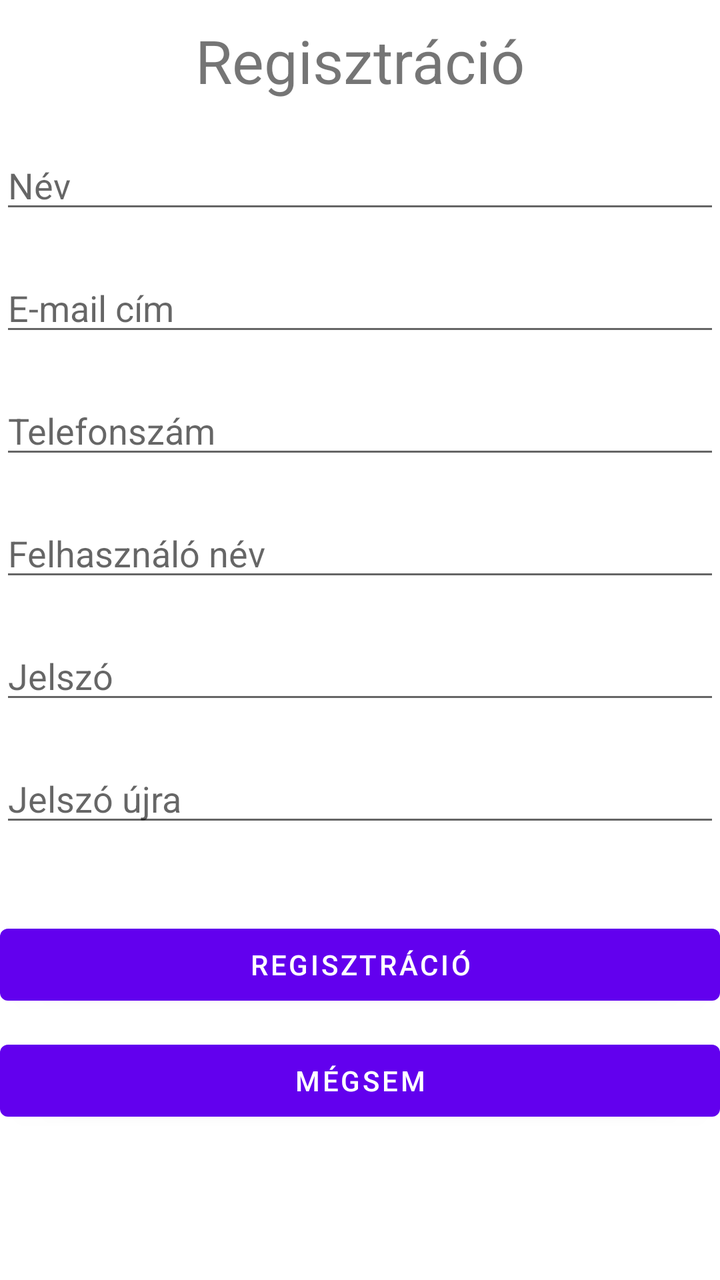
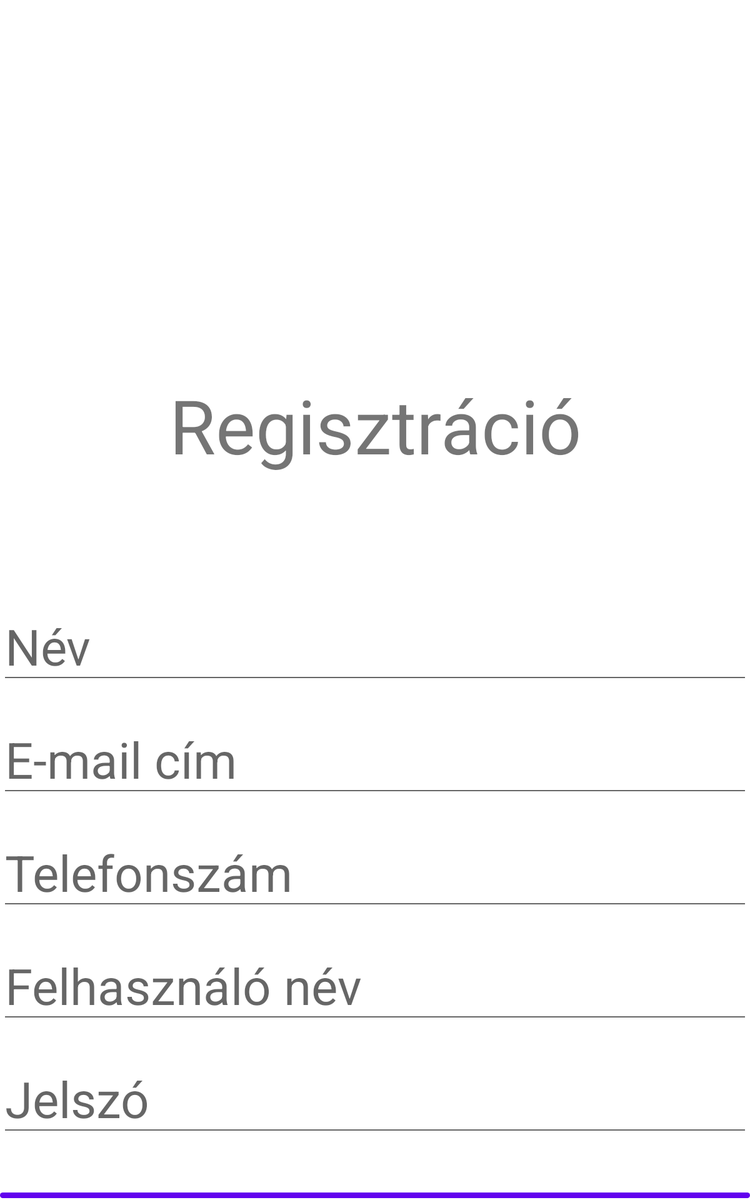

Compare how this app lays out the same screen by default and in its alternative resource folder. The renders come first, then the two layout files and the values they reference.
<!-- AndroidManifest.xml: application theme Theme.MyApplication -->
<!-- res/layout/activity_register.xml -->
<?xml version="1.0" encoding="utf-8"?>
<LinearLayout xmlns:android="http://schemas.android.com/apk/res/android"
    xmlns:app="http://schemas.android.com/apk/res-auto"
    android:layout_width="match_parent"
    android:layout_height="match_parent"
    xmlns:tools="http://schemas.android.com/tools"
    android:background="@drawable/gelbg"
    android:orientation="vertical">

    <TextView
        android:id="@+id/registration"
        android:layout_width="match_parent"
        android:layout_height="wrap_content"
        android:layout_marginTop="10dp"
        android:text="Regisztráció"
        android:textAlignment="center"
        android:textSize="30dp" />

    <EditText
        android:id="@+id/editTextNameRegister"
        android:layout_width="match_parent"
        android:layout_height="wrap_content"
        android:ems="10"
        android:layout_marginTop="20dp"
        android:hint="@string/name"
        android:inputType="text"
        tools:layout_editor_absoluteX="16dp" />

    <EditText
        android:id="@+id/editTextEmailAddress"
        android:layout_width="match_parent"
        android:layout_height="wrap_content"
        android:ems="10"
        android:layout_marginTop="20dp"
        android:hint="@string/e_mail_address"
        android:inputType="textEmailAddress"
        tools:layout_editor_absoluteX="16dp" />

    <EditText
        android:id="@+id/editTextPhoneNumber"
        android:layout_width="match_parent"
        android:layout_height="wrap_content"
        android:ems="10"
        android:layout_marginTop="20dp"
        android:hint="@string/phone_number"
        android:inputType="phone"
        tools:layout_editor_absoluteX="16dp" />

    <EditText
        android:id="@+id/editUserNameRegister"
        android:layout_width="match_parent"
        android:layout_height="wrap_content"
        android:ems="10"
        android:layout_marginTop="20dp"
        android:hint="@string/user_name"
        android:inputType="text"
        tools:layout_editor_absoluteX="16dp" />

    <EditText
        android:id="@+id/editTextPasswordRegister"
        android:layout_width="match_parent"
        android:layout_height="wrap_content"
        android:ems="10"
        android:layout_marginTop="20dp"
        android:hint="@string/password"
        android:inputType="textPassword"
        tools:layout_editor_absoluteX="16dp" />
    <EditText
        android:id="@+id/editTextPasswordRepeat"
        android:layout_width="match_parent"
        android:layout_height="wrap_content"
        android:ems="10"
        android:layout_marginTop="20dp"
        android:hint="@string/password_again"
        android:inputType="textPassword"
        tools:layout_editor_absoluteX="16dp" />

    <Button
        android:id="@+id/Register"
        android:layout_width="match_parent"
        android:layout_height="wrap_content"
        android:onClick="Registration"
        android:layout_marginTop="40dp"
        android:text="@string/register" />

    <Button
        android:id="@+id/Cancel"
        android:layout_width="match_parent"
        android:layout_height="wrap_content"
        android:onClick="Cancel"
        android:layout_marginTop="10dp"
        android:text="@string/cancel" />


</LinearLayout>
<!-- resources referenced by this layout -->
<resources>
  <string name="cancel">Mégsem</string>
  <string name="e_mail_address">E-mail cím</string>
  <string name="name">Név</string>
  <string name="password">Jelszó</string>
  <string name="password_again">Jelszó újra</string>
  <string name="phone_number">Telefonszám</string>
  <string name="register">Regisztráció</string>
  <string name="user_name">Felhasználó név</string>
  <style name="Theme.MyApplication" parent="Theme.MaterialComponents.DayNight.DarkActionBar">
          
          <item name="colorPrimary">@color/purple_500</item>
          <item name="colorPrimaryVariant">@color/purple_700</item>
          <item name="colorOnPrimary">@color/white</item>
          
          <item name="colorSecondary">@color/teal_200</item>
          <item name="colorSecondaryVariant">@color/teal_700</item>
          <item name="colorOnSecondary">@color/black</item>
          
          <item name="android:statusBarColor" tools:targetApi="l">?attr/colorPrimaryVariant</item>
          
          <item name="android:windowActivityTransitions">true</item>
          <item name="android:windowEnterTransition">@transition/transition_activities</item>
          <item name="android:windowExitTransition">@transition/transition_activities</item>
      </style>
  <color name="purple_500">#FF6200EE</color>
  <color name="purple_700">#FF3700B3</color>
  <color name="white">#FFFFFFFF</color>
  <color name="teal_200">#FF03DAC5</color>
  <color name="teal_700">#FF018786</color>
  <color name="black">#FF000000</color>
</resources>
<!-- res/layout-sw600dp/activity_register.xml (the repository's variant of the layout above) -->
<!-- drawn on a 7-inch tablet held upright -->
<?xml version="1.0" encoding="utf-8"?>
<LinearLayout xmlns:android="http://schemas.android.com/apk/res/android"
    xmlns:app="http://schemas.android.com/apk/res-auto"
    android:layout_width="match_parent"
    android:layout_height="match_parent"
    xmlns:tools="http://schemas.android.com/tools"
    android:background="@drawable/gelbg"
    android:orientation="vertical">

    <TextView
        android:id="@+id/registration"
        android:layout_width="match_parent"
        android:layout_height="wrap_content"
        android:layout_marginTop="300dp"
        android:text="Regisztráció"
        android:textAlignment="center"
        android:textSize="60dp" />

    <EditText
        android:id="@+id/editTextNameRegister"
        android:layout_width="match_parent"
        android:layout_height="wrap_content"
        android:ems="30"
        android:textSize="40dp"
        android:layout_marginTop="100dp"
        android:hint="@string/name"
        android:inputType="text"
        tools:layout_editor_absoluteX="16dp" />

    <EditText
        android:id="@+id/editTextEmailAddress"
        android:layout_width="match_parent"
        android:layout_height="wrap_content"
        android:ems="10"
        android:textSize="40dp"
        android:layout_marginTop="20dp"
        android:hint="@string/e_mail_address"
        android:inputType="textEmailAddress"
        tools:layout_editor_absoluteX="16dp" />

    <EditText
        android:id="@+id/editTextPhoneNumber"
        android:layout_width="match_parent"
        android:layout_height="wrap_content"
        android:ems="10"
        android:textSize="40dp"
        android:layout_marginTop="20dp"
        android:hint="@string/phone_number"
        android:inputType="phone"
        tools:layout_editor_absoluteX="16dp" />

    <EditText
        android:id="@+id/editUserNameRegister"
        android:layout_width="match_parent"
        android:layout_height="wrap_content"
        android:ems="10"
        android:textSize="40dp"
        android:layout_marginTop="20dp"
        android:hint="@string/user_name"
        android:inputType="text"
        tools:layout_editor_absoluteX="16dp" />

    <EditText
        android:id="@+id/editTextPasswordRegister"
        android:layout_width="match_parent"
        android:layout_height="wrap_content"
        android:ems="10"
        android:textSize="40dp"
        android:layout_marginTop="20dp"
        android:hint="@string/password"
        android:inputType="textPassword"
        tools:layout_editor_absoluteX="16dp" />

    <Button
        android:id="@+id/Register"
        android:layout_width="match_parent"
        android:layout_height="wrap_content"
        android:onClick="Registration"
        android:textSize="40dp"
        android:layout_marginTop="40dp"
        android:text="@string/register" />

    <Button
        android:id="@+id/Cancel"
        android:layout_width="match_parent"
        android:layout_height="wrap_content"
        android:onClick="Cancel"
        android:textSize="40dp"
        android:layout_marginTop="40dp"
        android:text="@string/cancel" />


</LinearLayout>
<!-- resources referenced by the variant -->
<!-- as a 7-inch tablet held upright resolves them -->
<resources>
  <string name="cancel">Mégsem</string>
  <string name="e_mail_address">E-mail cím</string>
  <string name="name">Név</string>
  <string name="password">Jelszó</string>
  <string name="phone_number">Telefonszám</string>
  <string name="register">Regisztráció</string>
  <string name="user_name">Felhasználó név</string>
  <style name="Theme.MyApplication" parent="Theme.MaterialComponents.DayNight.DarkActionBar">
          
          <item name="colorPrimary">@color/purple_500</item>
          <item name="colorPrimaryVariant">@color/purple_700</item>
          <item name="colorOnPrimary">@color/white</item>
          
          <item name="colorSecondary">@color/teal_200</item>
          <item name="colorSecondaryVariant">@color/teal_700</item>
          <item name="colorOnSecondary">@color/black</item>
          
          <item name="android:statusBarColor" tools:targetApi="l">?attr/colorPrimaryVariant</item>
          
          <item name="android:windowActivityTransitions">true</item>
          <item name="android:windowEnterTransition">@transition/transition_activities</item>
          <item name="android:windowExitTransition">@transition/transition_activities</item>
      </style>
  <color name="purple_500">#FF6200EE</color>
  <color name="purple_700">#FF3700B3</color>
  <color name="white">#FFFFFFFF</color>
  <color name="teal_200">#FF03DAC5</color>
  <color name="teal_700">#FF018786</color>
  <color name="black">#FF000000</color>
</resources>
